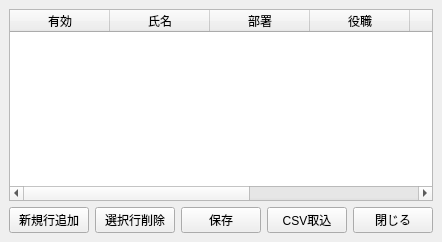
<?xml version="1.0" encoding="UTF-8"?>
<ui version="4.0">
 <class>ParticipantMasterWindow</class>
 <widget class="QMainWindow" name="ParticipantMasterWindow">
  <property name="windowTitle"><string>参加者マスタ</string></property>
  <widget class="QWidget" name="centralwidget">
   <layout class="QVBoxLayout" name="mainLayout">
    <item><widget class="QTableWidget" name="participantTable"><column><property name="text"><string>有効</string></property></column><column><property name="text"><string>氏名</string></property></column><column><property name="text"><string>部署</string></property></column><column><property name="text"><string>役職</string></property></column><column><property name="text"><string>識別名</string></property></column><column><property name="text"><string>概算時間単価</string></property></column><column><property name="text"><string>表示順</string></property></column></widget></item>
    <item><layout class="QHBoxLayout" name="buttonLayout"><item><widget class="QPushButton" name="addRowButton"><property name="text"><string>新規行追加</string></property></widget></item><item><widget class="QPushButton" name="deleteRowButton"><property name="text"><string>選択行削除</string></property></widget></item><item><widget class="QPushButton" name="saveButton"><property name="text"><string>保存</string></property></widget></item><item><widget class="QPushButton" name="csvImportButton"><property name="text"><string>CSV取込</string></property></widget></item><item><widget class="QPushButton" name="closeButton"><property name="text"><string>閉じる</string></property></widget></item></layout></item>
   </layout>
  </widget>
 </widget>
 <resources/>
 <connections/>
</ui>
